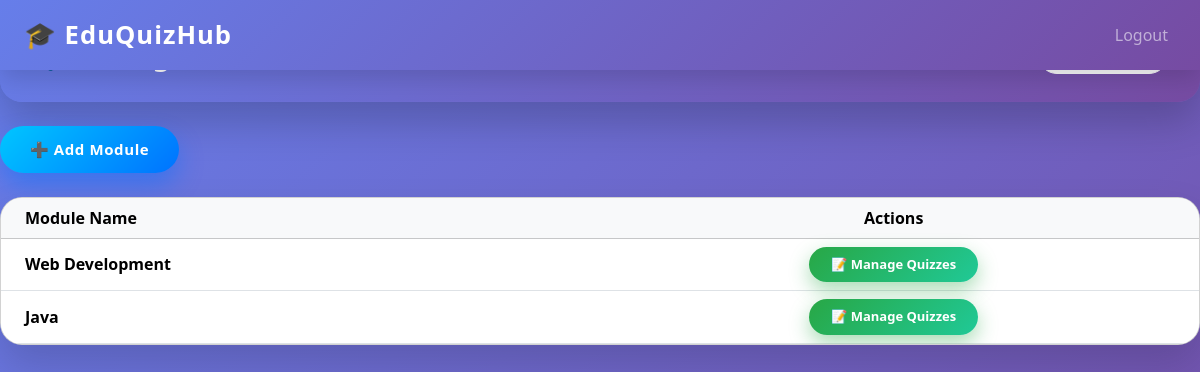
The page /admin/modules (signed in) on the database as committed earlier.
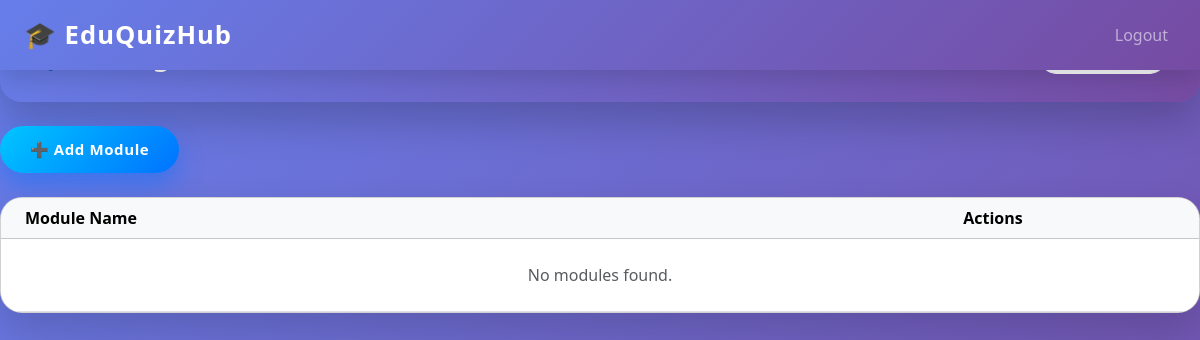
The same page on the database as committed later.
### tables this page shows
CREATE TABLE modules (
    id INTEGER PRIMARY KEY AUTOINCREMENT,
    name TEXT NOT NULL
);

### app.py (the view)
@app.route("/admin/modules")
def manage_modules():
    if session.get("role") != "admin":
        return redirect(url_for("login"))
    modules = get_all_modules()
    return render_template(
        "manage_modules.html",
        modules=modules
    )

### db/db.py (called while the page is built)
def get_db_connection():
    conn = sqlite3.connect(DB_NAME)
    conn.row_factory = sqlite3.Row
    return conn

def get_all_modules():
    with get_db_connection() as conn:
        return conn.execute("SELECT * FROM modules").fetchall()

### templates/manage_modules.html (shortened to what this page needs)
{% extends "base.html" %}
{% block content %}
<div class="page-header mb-4 d-flex justify-content-between align-items-center">
    <h3 class="fw-bold mb-0 text-white">📚 Manage Modules</h3>
    <a href="{{ url_for('admin_dashboard') }}"
       class="btn btn-light btn-animated">
        ⬅ Dashboard
    </a>
</div>
<div class="mb-4">
    <a href="{{ url_for('add_module') }}"
       class="btn btn-add-module btn-animated">
        ➕ Add Module
    </a>
</div>
<div class="card table-card">
    <div class="card-body p-0">
        <table class="table table-hover align-middle mb-0">
            <thead class="table-light">
                <tr>
                    <th class="ps-4">Module Name</th>
                    <th class="text-center">Actions</th>
                </tr>
            </thead>
            <tbody>
                {% for m in modules %}
                <tr>
                    <td class="fw-semibold ps-4">{{ m.name }}</td>
                    <td class="text-center">
                        <a href="{{ url_for('module_quizzes_admin', module_id=m.id) }}"
                           class="btn btn-manage-quiz btn-animated">
                            📝 Manage Quizzes
                        </a>
                    </td>
                </tr>
                {% else %}
                <tr>
                    <td colspan="2" class="text-center text-muted py-4">
                        No modules found.
                    </td>
                </tr>
                {% endfor %}
            </tbody>
        </table>
    </div>
</div>
{% endblock %}

Rows that differ between the two databases and show on the page:
removed modules: name "Web Development"
removed modules: name "Java"
Other text that changed with them:
text now shown: "No modules found."
